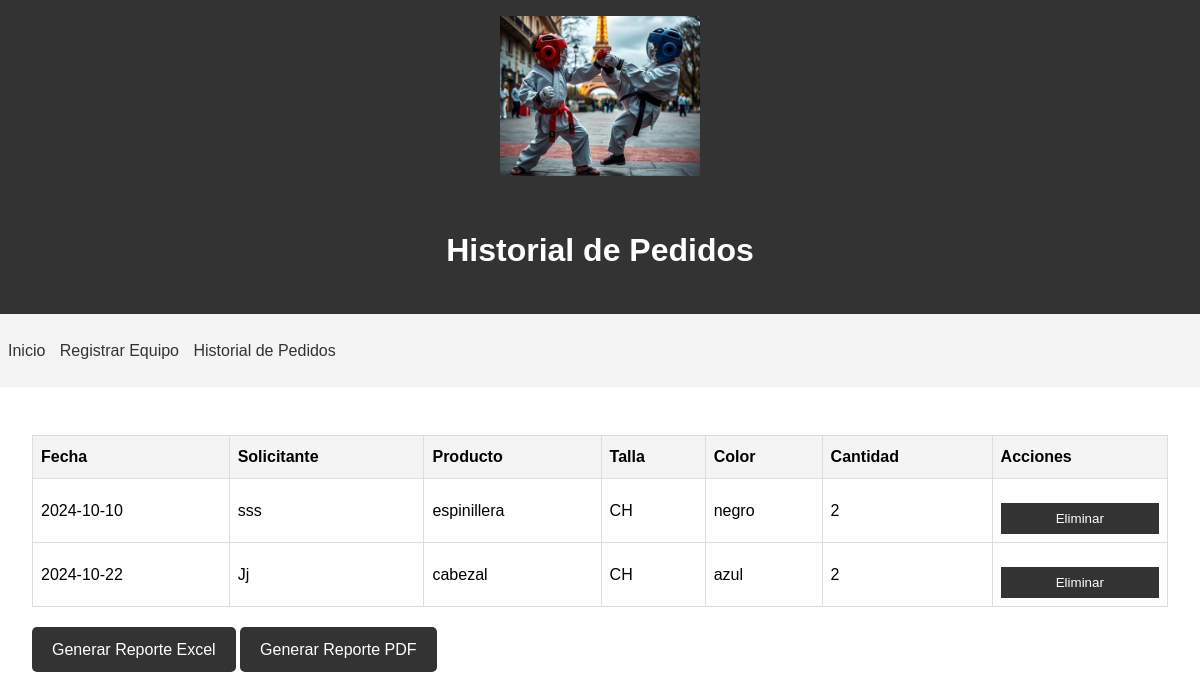
The app's page /pedidos with its own data.
### app.py (models this page shows)
class Pedido(Base):
    __tablename__ = 'pedidos'
    id = Column(Integer, primary_key=True)
    fecha = Column(Date, nullable=False)
    nombre_solicitante = Column(String(100), nullable=False)
    tipo_producto = Column(String(50), nullable=False)
    talla = Column(String(10), nullable=False)
    color = Column(String(50))
    cantidad = Column(Integer, nullable=False)

### app.py (the view)
@app.route('/pedidos')
def pedidos():
    session = Session()
    try:
        pedidos = session.query(Pedido).all()
        return render_template('pedidos.html', pedidos=pedidos)
    except Exception as e:
        return f"Error: {str(e)}"
    finally:
        session.close()

### templates/pedidos.html (shortened to what this page needs)
<!DOCTYPE html>
<html lang="es">
<head>
    <link rel="stylesheet" href="{{ url_for('static', filename='css/styles.css') }}">
</head>
<body>
    <header>
        <img src="{{ url_for('static', filename='img/logo.png') }}" alt="Logo" class="logo">
        <h1>Historial de Pedidos</h1>
    </header>
    <nav>
        <ul>
            <li><a href="{{ url_for('index') }}">Inicio</a></li>
            <li><a href="{{ url_for('registro_equipo') }}">Registrar Equipo</a></li>
            <li><a href="{{ url_for('pedidos') }}">Historial de Pedidos</a></li>
        </ul>
    </nav>
    <main>
        <table id="tabla-pedidos">
            <thead>
                <tr>
                    <th>Fecha</th>
                    <th>Solicitante</th>
                    <th>Producto</th>
                    <th>Talla</th>
                    <th>Color</th>
                    <th>Cantidad</th>
                    <th>Acciones</th>
                </tr>
            </thead>
            <tbody>
                {% for pedido in pedidos %}
                <tr>
                    <td>{{ pedido.fecha.strftime('%Y-%m-%d') }}</td>
                    <td>{{ pedido.nombre_solicitante }}</td>
                    <td>{{ pedido.tipo_producto }}</td>
                    <td>{{ pedido.talla }}</td>
                    <td>{{ pedido.color or 'N/A' }}</td>
                    <td>{{ pedido.cantidad }}</td>
                    <td>
                        <button class="eliminar-pedido" data-id="{{ pedido.id }}">Eliminar</button>
                    </td>
                </tr>
                {% endfor %}
            </tbody>
        </table>
        <a href="{{ url_for('generar_reporte_pedidos_excel') }}" class="button">Generar Reporte Excel</a>
        <a href="{{ url_for('generar_reporte_pedidos_pdf') }}" class="button">Generar Reporte PDF</a>
    </main>
</body>
</html>

### static/css/styles.css (style rules this page uses)
body { font-family: Arial, sans-serif; line-height: 1.6; margin: 0; padding: 0; }
header { background-color: #333; color: #fff; text-align: center; padding: 1rem; }
.logo { max-width: 100%; height: auto; object-fit: cover; object-position: bottom; }
nav { background-color: #f4f4f4; padding: 0.5rem; }
nav ul { list-style-type: none; padding: 0; }
nav ul li { display: inline; margin-right: 10px; }
nav ul li a { text-decoration: none; color: #333; }
main { padding: 2rem; }
button { display: block; width: 100%; padding: 0.5rem; background-color: #333; color: #fff; border: none; cursor: pointer; margin-top: 1rem; }
table { width: 100%; border-collapse: collapse; margin-top: 1rem; }
th, td { border: 1px solid #ddd; padding: 0.5rem; text-align: left; }
th { background-color: #f4f4f4; }
.button { display: inline-block; padding: 0.5rem 1rem; background-color: #333; color: #fff; text-decoration: none; margin-top: 1rem; }
.logo { max-width: 200px; margin-bottom: 20px; }
.button { display: inline-block; padding: 10px 20px; margin-top: 20px; background-color: #333; color: white; text-decoration: none; border-radius: 5px; }

### records on screen
Pedido: fecha "2024-10-10", nombre_solicitante "sss", tipo_producto "espinillera", talla "CH", color "negro", cantidad "2"
Pedido: fecha "2024-10-22", nombre_solicitante "Jj", tipo_producto "cabezal", talla "CH", color "azul", cantidad "2"
